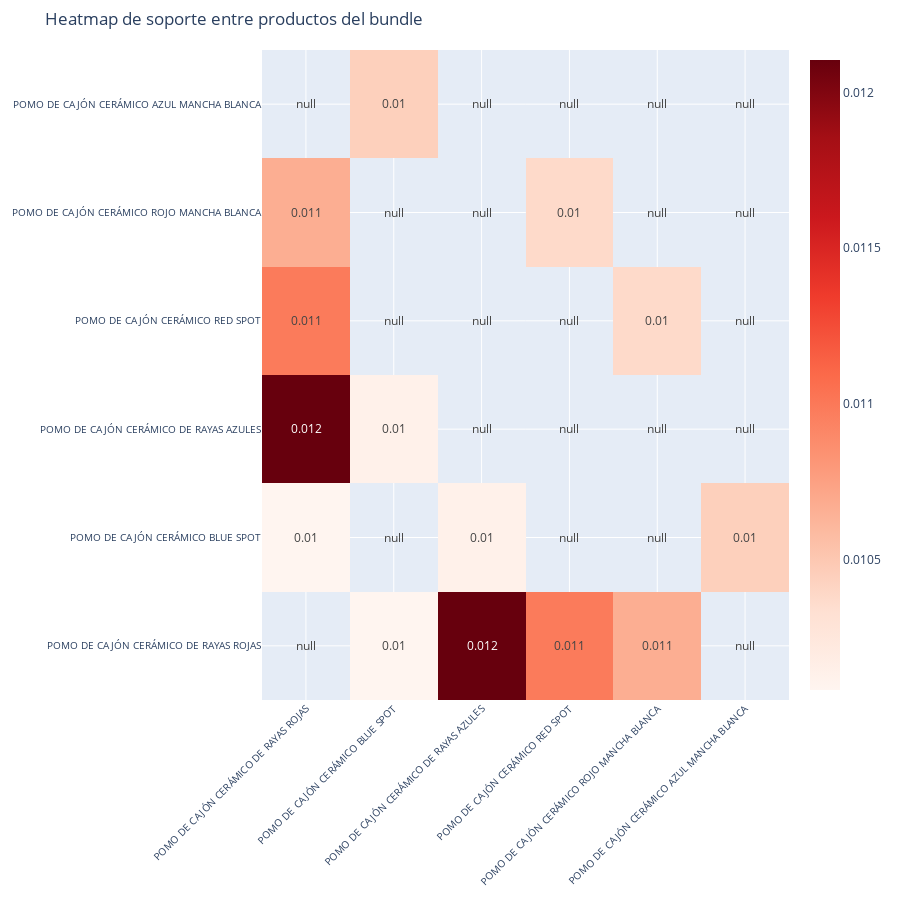

Write notebook code for a chart like this one.
### Code cell
# ◯ Paso 59: Visualizar heatmap del bundle seleccionado
# Este paso es muy valioso si querés ayudar al usuario a visualizar asociaciones clave dentro de un conjunto de productos.

# 🧠 Este paso crea un heatmap con Plotly para mostrar:
#   - En filas: los productos del bundle (ej. productos similares a POMO DE CAJÓN CERÁMICO DE RAYAS ROJAS)
#   - En columnas: los productos más frecuentemente co-comprados
#   - En celdas: el valor de 'support' (frecuencia conjunta de compra)

import plotly.graph_objects as go
import numpy as np

# Matriz de soporte
z = tabular.values

# Etiquetas para columnas y filas
x_labels = tabular.columns.tolist()
y_labels = tabular.index.tolist()

# Crear el heatmap desde cero
fig = go.Figure(data=go.Heatmap(
    z=z,
    x=x_labels,
    y=y_labels,
    colorscale='Reds',
    hoverongaps=False,
    text=z.round(3),
    texttemplate="%{text}",  # muestra el valor directamente en la celda
    hovertemplate="Producto A: %{y}<br>Producto B: %{x}<br>Soporte: %{z}<extra></extra>"
))

# Ajustar layout para etiquetas largas
fig.update_layout(
    title="Heatmap de soporte entre productos del bundle",
    height=900,
    xaxis_tickangle=-45,
    xaxis=dict(tickfont=dict(size=10), automargin=True),
    yaxis=dict(tickfont=dict(size=10), automargin=True),
    margin=dict(l=200, r=50, t=50, b=200)
)
# ✓ Visualizar el gráfico (en Jupyter)
fig.show()


# 👉 Versión Streamlit:
# import streamlit as st

# st.subheader("🔥 Heatmap del Bundle Seleccionado")
# st.plotly_chart(fig, use_container_width=True)

### Figure 1 — Plotly figure (JSON) as saved in the notebook; plotly's stock layout.template omitted (floating-point values rounded to 4 significant figures)
{"data": [{"colorscale": [[0, "rgb(255,245,240)"], [0.125, "rgb(254,224,210)"], [0.25, "rgb(252,187,161)"], [0.375, "rgb(252,146,114)"], [0.5, "rgb(251,106,74)"], [0.625, "rgb(239,59,44)"], [0.75, "rgb(203,24,29)"], [0.875, "rgb(165,15,21)"], [1, "rgb(103,0,13)"]], "hoverongaps": false, "hovertemplate": "Producto A: %{y}<br>Producto B: %{x}<br>Soporte: %{z}<extra></extra>", "text": [[null, 0.01, 0.012, 0.011, 0.011, null], [0.01, null, 0.01, null, null, 0.01], [0.012, 0.01, null, null, null, null], [0.011, null, null, null, 0.01, null], [0.011, null, null, 0.01, null, null], [null, 0.01, null, null, null, null]], "texttemplate": "%{text}", "type": "heatmap", "x": ["POMO DE CAJÓN CERÁMICO DE RAYAS ROJAS", "POMO DE CAJÓN CERÁMICO BLUE SPOT", "POMO DE CAJÓN CERÁMICO DE RAYAS AZULES", "POMO DE CAJÓN CERÁMICO RED SPOT", "POMO DE CAJÓN CERÁMICO ROJO MANCHA BLANCA", "POMO DE CAJÓN CERÁMICO AZUL MANCHA BLANCA"], "y": ["POMO DE CAJÓN CERÁMICO DE RAYAS ROJAS", "POMO DE CAJÓN CERÁMICO BLUE SPOT", "POMO DE CAJÓN CERÁMICO DE RAYAS AZULES", "POMO DE CAJÓN CERÁMICO RED SPOT", "POMO DE CAJÓN CERÁMICO ROJO MANCHA BLANCA", "POMO DE CAJÓN CERÁMICO AZUL MANCHA BLANCA"], "z": [[null, 0.01008, 0.0121, 0.01098, 0.01067, null], [0.01008, null, 0.01013, null, null, 0.01045], [0.0121, 0.01013, null, null, null, null], [0.01098, null, null, null, 0.01037, null], [0.01067, null, null, 0.01037, null, null], [null, 0.01045, null, null, null, null]]}], "layout": {"height": 900, "margin": {"b": 200, "l": 200, "r": 50, "t": 50}, "title": {"text": "Heatmap de soporte entre productos del bundle"}, "xaxis": {"automargin": true, "tickangle": -45, "tickfont": {"size": 10}}, "yaxis": {"automargin": true, "tickfont": {"size": 10}}}}
